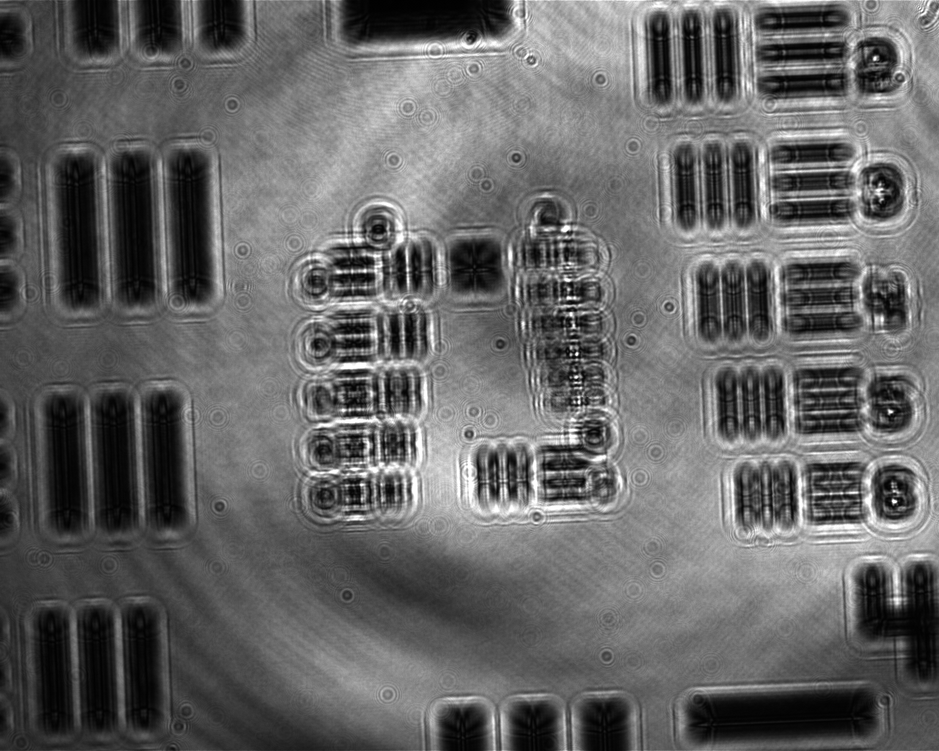
#> input picture Digital Holography/images/laserTarget_8.tif, 939 x 751 px, shrunk from 1280 x 1024 before the run
$ jupyter execute --allow-errors 'Digital Refocus.ipynb'   (shell and % lines are left out)   (older library calls are emulated)
#> lines starting #> are read from the running program, lines starting #| are printed output that depends on the picture
### Digital Holography/myfunctions.py
# Functions
def rgb2gray(rgb):
    import numpy as np
    return np.dot(rgb[...,:3], [0.299, 0.587, 0.114])
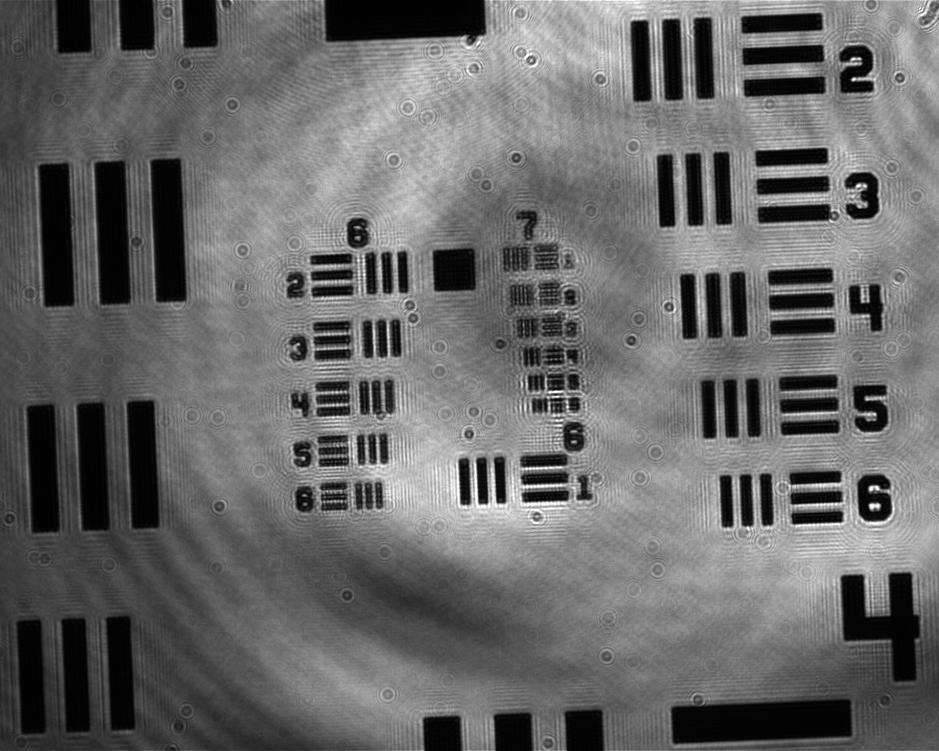
#> input picture Digital Holography/images/laserTarget_0.tif, 939 x 751 px, shrunk from 1280 x 1024 before the run

# [114 lines left out: functions FresProp, contrast, propogate, interactive_slider, imshowAnim, not called in this run]

### Digital Holography/Digital Refocus.ipynb
# Digital Holographic Refocusing
Written by Kristina Monakhova for BioE168 Fall 2017

Simple digital refocusing using a Fresnel Kernel based on Goodman's Fourier Optics.  You can specify the image path, system parameters, and the desired defocus distance.  This script will refocus the image for you and show you an animation of the refocusing. There are two different modes to run this simulation:  Experimental or Simulated.

#### Experimental:
Place your defocused image in the images folder and change 'image_path' to link to your image.  Change 'focused_path' to link to your focused image for comparison.  Change the system parameters to match your microscope setup. Change 'z_defocus_guess' to match how much you think your image is defocused (um). The simulation will refocus your image by z_defocus_guess, show a focus metric based on an L1 norm, and play an animation showing your defocused image coming into focus

#### Simulated:
Place an image that you would like to propagate in the images folder and link to your image in 'simulated_image_path'.  Change 'z_defocus_guess' to the amount (um) that you would like to defocus by.  The simualation will propgate your desired image by this amount and show an animation of this propagation.

### Initializations

[cell 1]
import numpy as np                         # Numpy
import matplotlib.pyplot as plt            # For making figures
import numpy.fft as fft                    # FFTs
from scipy import misc
from scipy import ndimage
import myfunctions as mf                   # Custom functions used for this, including fresnel propagator

### Options

[cell 2]
# Define Image paths:
image_path = 'images/laserTarget_8.tif'
focused_path = 'images/laserTarget_0.tif'
simulated_image_path = 'images/testdog.png'

# Options
mode = 'Experimental'          # Modes: 'Simulated' or 'Experimental'
determine_best_focus = True    # Find the best focal plane

# System parameters
d_pix = 5.4             # um/pixel (on camera sensor)
M = 8.0                 # System magnification
dx = d_pix/M            # um/pixel with magnification
lmda = 0.530            # wavelength of light (um)
k = 2.0*np.pi/lmda      # wave number
z_defocus_guess = 317.0 # defocus (um)
zs = np.zeros(1); zs[0] = z_defocus_guess

### Read in Files and Digitally Refocus

#> (a cell that did not finish here is left out)

#> `i_crop = image[x1:x1+N_size,y1:y1+N_size]`:
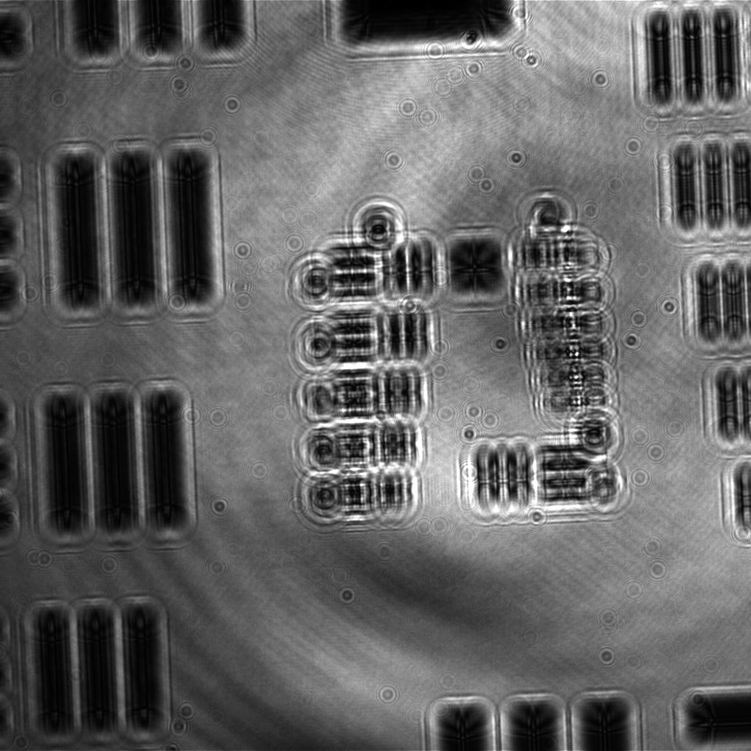
#> i_crop: shape (751, 751) float64; min 0, max 255, mean 99.1
#> `i_fcrop = i_focused[x1:x1+N_size,y1:y1+N_size]`:
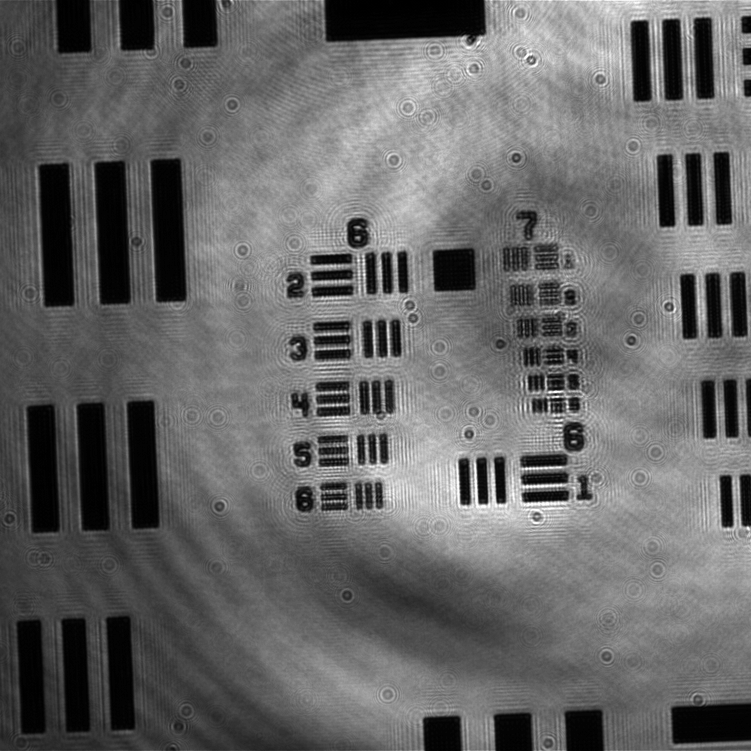
#> i_fcrop: shape (751, 751) float64; min 0, max 255, mean 102.2
#> `g_in = np.sqrt(i_crop)`:
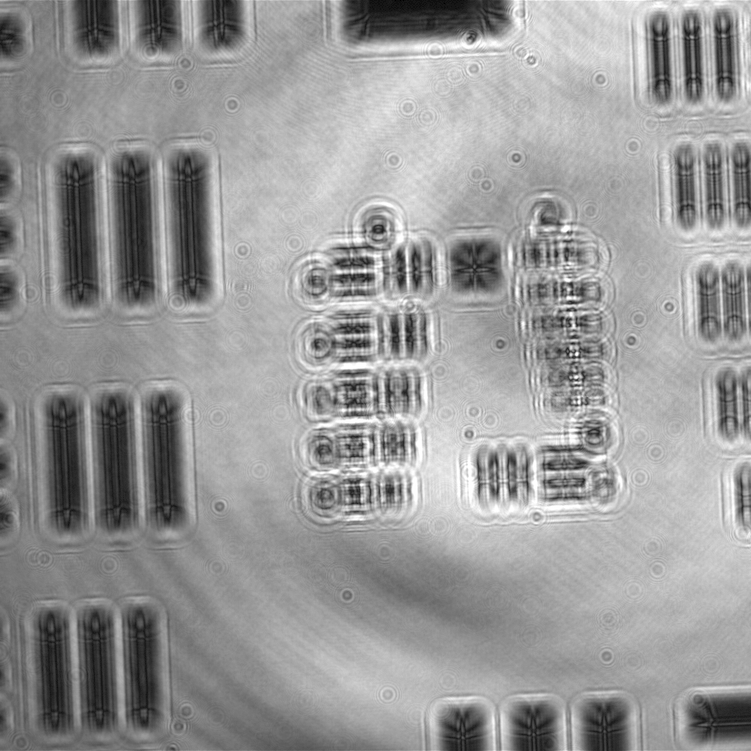
#> g_in: shape (751, 751) float64; min 0, max 15.97, mean 9.54; drawn with min black and max white

    # Crop image to square
    N_size = image.shape[0]; x1 = 0; y1 = 0;                           # Starting index for image cropping
    i_crop = image[x1:x1+N_size,y1:y1+N_size]
    i_fcrop = i_focused[x1:x1+N_size,y1:y1+N_size]

    g_in = np.sqrt(i_crop)                                             # complex field is the sqrt of the image
    [g_out,H, f_metric] = mf.propagate(g_in, lmda, zs, dx)             # Propagate field

    # Plot results
    f, axs = plt.subplots(2,2,figsize=(15,10))
    plt.subplot(2,2,1); plt.imshow(i_crop, cmap='gray'); plt.title('Defocused Image');
    plt.subplot(2,2,2); plt.imshow(np.abs(g_out[:,:,0]), cmap='gray'); plt.title('Digitally Refocused Image');
    plt.subplot(2,2,3); plt.imshow(i_fcrop, cmap='gray'); plt.title('Manually Focused Image');
    plt.subplot(2,2,4); plt.imshow(np.abs(np.angle(H[:,:,0])), cmap='gray'); plt.title('Fresnel Kernel');

elif mode == 'Simulated':
    g_in = mf.rgb2gray(np.double(misc.imread(simulated_image_path)))   # Read in image
    [g_out,H, f_metric] = mf.propagate(g_in, lmda, zs, dx)             # Propagate field by zs

    # Plot results
    f, axs = plt.subplots(1,2,figsize=(15,10))
    plt.subplot(1,2,1); plt.imshow(g_in, cmap='gray'); plt.title('Original Field');
    plt.subplot(1,2,2); plt.imshow(np.abs(g_out[:,:,0]), cmap='gray'); plt.title('Propagated Field');
